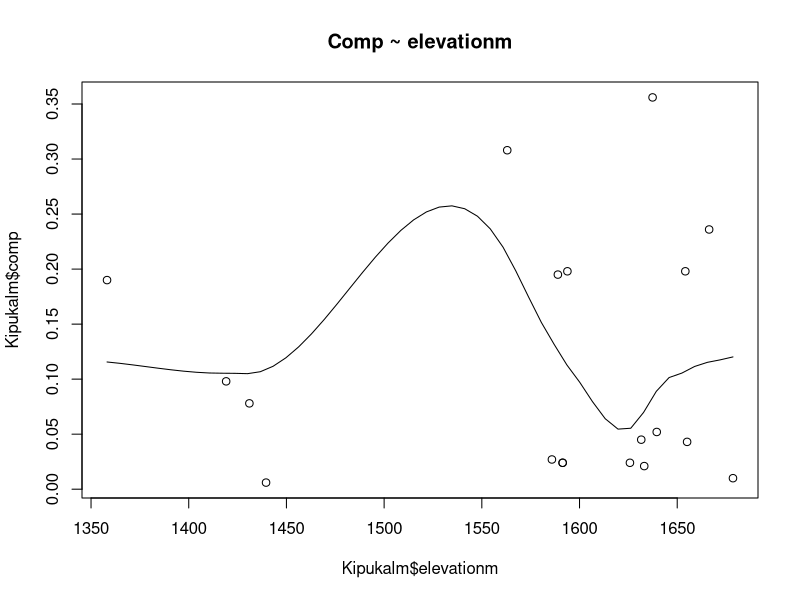
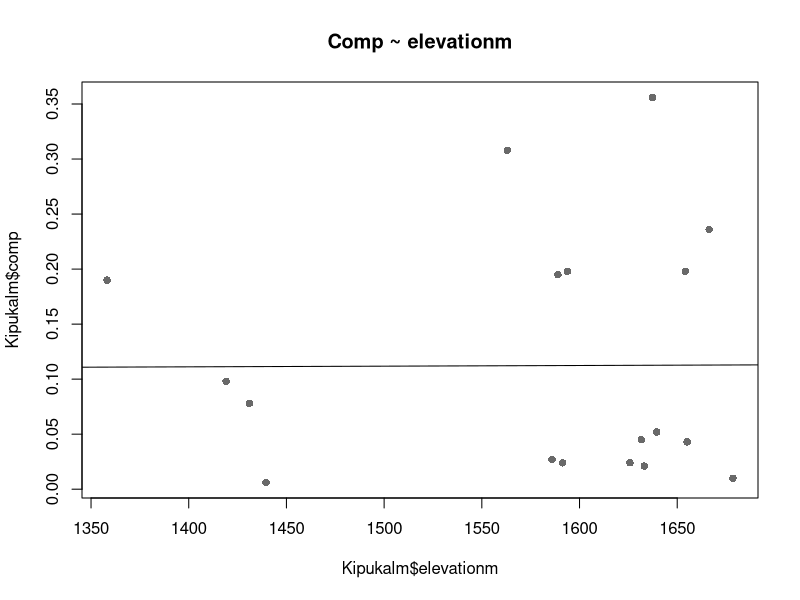
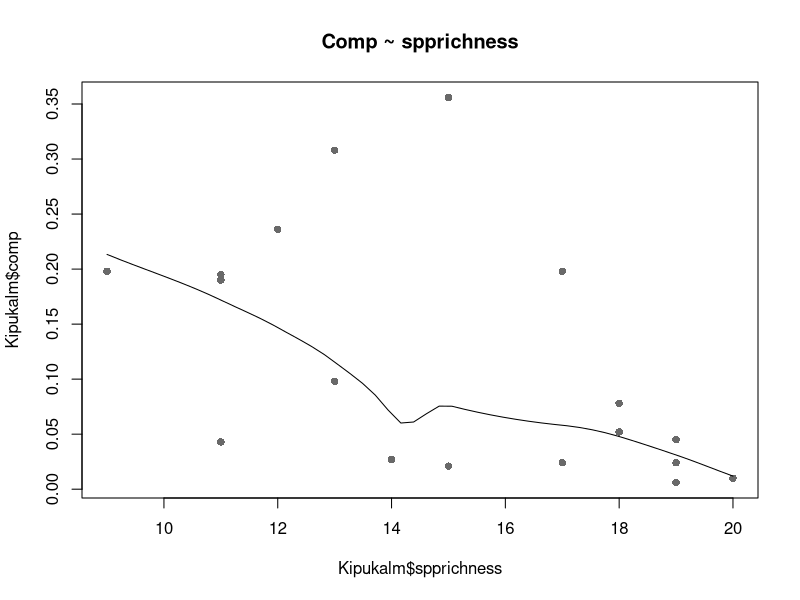
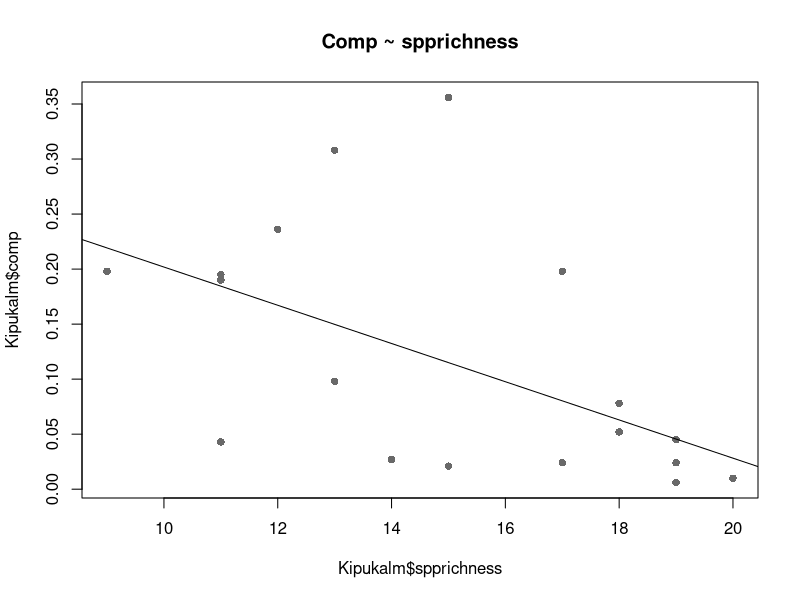
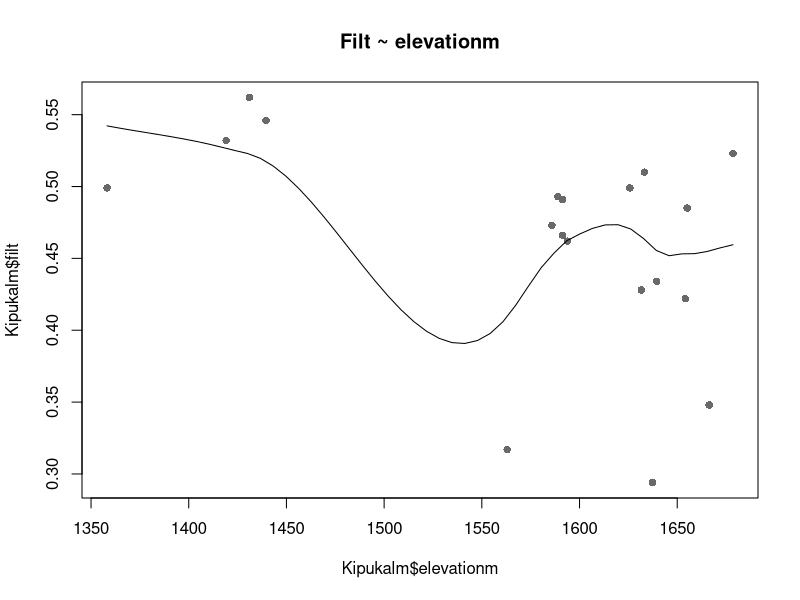
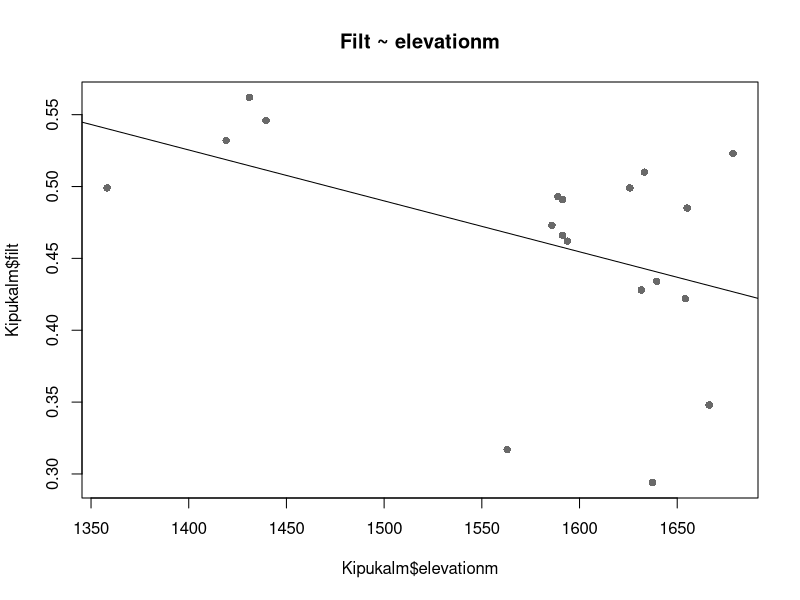
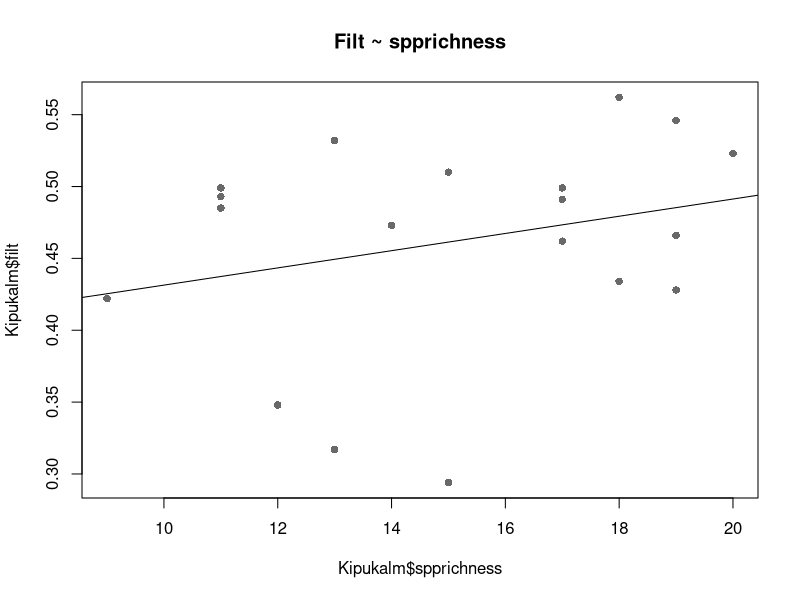
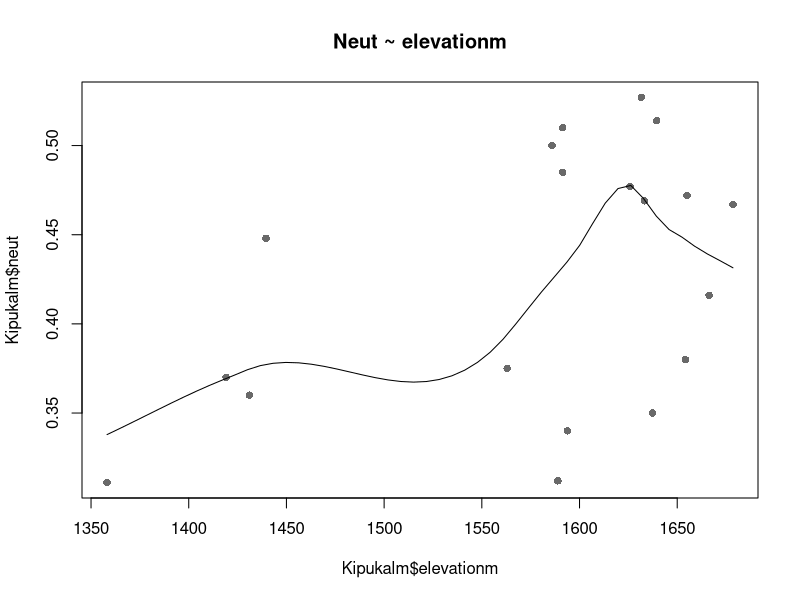

Reproduce these figures in R, in order.
setwd("~/Documents/Peterson_Data/")
getwd()

Kipukalm <- read.csv("AppendixS4.csv", header=TRUE)[,-1]
head(Kipukalm)

#head(Kipukalm[-2,])
#remove outlier 
#lm1 <- lm(formula = areaHA ~ comp, data = Kipukalm[-2,])
#print(lm1)
#summary(lm1)
#w/outlier scatter.smooth(x=Kipukalm$areaHA, y=Kipukalm$comp, main="Comp ~ areaHA") 
#scatter.smooth(x=Kipukalm[-2,]$areaHA, y=Kipukalm[-2,]$comp, main="Comp ~ areaHA", col="dimgray", pch=16)

#lm2 <- lm(formula = distanceout ~ comp, data = Kipukalm[-4,])
#head(Kipukalm[-4,])
#print(lm2)
#summary(lm2)
#scatter.smooth(x=Kipukalm[-4,]$distanceout, y=Kipukalm[-4,]$comp, main="Comp ~ distanceout", col="dimgray", pch=16) 


lm3 <- lm(formula = comp ~ elevationm, data = Kipukalm)
print(lm3)
summary(lm3)
scatter.smooth(x=Kipukalm$elevationm, y=Kipukalm$comp, main="Comp ~ elevationm") 
plot(Kipukalm$elevationm, Kipukalm$comp, main="Comp ~ elevationm", col="dimgray", pch=16)
abline(lm(Kipukalm$comp ~ Kipukalm$elevationm))

lm4 <- lm(formula = comp ~ spprichness, data = Kipukalm)
print(lm4)
summary(lm4)
scatter.smooth(x=Kipukalm$spprichness, y=Kipukalm$comp, main="Comp ~ spprichness",col = "dimgray", pch=16) 
plot(Kipukalm$spprichness, Kipukalm$comp, main="Comp ~ spprichness", col="dimgray", pch=16)
abline(lm(Kipukalm$comp ~ Kipukalm$spprichness))

## Test for interactions
lm3_1 <- lm(formula = comp ~ elevationm * areaHA, data = Kipukalm)
print(lm3_1)
summary(lm3_1)

lm3_2 <- lm(formula = comp ~ elevationm * distanceout, data = Kipukalm)
print(lm3_2)
summary(lm3_2)

lm3_3 <- lm(formula = comp ~ elevationm *spprichness , data = Kipukalm)
print(lm3_3)
summary(lm3_3)

## stil just spprichness is significant
lm3_4 <- lm(formula = comp ~ areaHA *spprichness , data = Kipukalm)
print(lm3_4)
summary(lm3_4)

lm3_5 <- lm(formula = comp ~ areaHA *distanceout , data = Kipukalm)
print(lm3_5)
summary(lm3_5)

lm3_6 <- lm(formula = comp ~ spprichness *distanceout , data = Kipukalm)
print(lm3_6)
summary(lm3_6)


#lm5 <- lm(formula = areaHA ~ filt, data = Kipukalm)
#print(lm5)
#summary(lm5)
#scatter.smooth(x=Kipukalm[-2,]$areaHA, y=Kipukalm[-2,]$filt, main="Filt ~ areaHA", col = "dimgray", pch=16) 
#plot(Kipukalm$filt, Kipukalm$areaHA, main="Filt ~ areaHA", col="dimgray", pch=16)
#abline(lm(Kipukalm$areaHA ~ Kipukalm$filt))

#lm6 <- lm(formula = distanceout ~ filt, data = Kipukalm[-4,])
#print(lm6)
#summary(lm6)
#scatter.smooth(x=Kipukalm[-4,]$distanceout, y=Kipukalm[-4,]$filt, main="Filt ~ distanceout", pch = 16, col= "dimgray") 

lm7 <- lm(formula = filt ~ elevationm, data = Kipukalm)
print(lm7)
summary(lm7)
scatter.smooth(x=Kipukalm$elevationm, y=Kipukalm$filt, main="Filt ~ elevationm", pch=16, col ="dimgray") 
plot(Kipukalm$elevationm, Kipukalm$filt, main="Filt ~ elevationm", col="dimgray", pch=16)
abline(lm(Kipukalm$filt ~ Kipukalm$elevationm))

lm8 <- lm(formula = filt ~ spprichness, data = Kipukalm)
print(lm8)
summary(lm8)
#scatter.smooth(x=Kipukalm$spprichness, y=Kipukalm$filt, main="Filt ~ spprichness") 
plot(Kipukalm$spprichness, Kipukalm$filt, main="Filt ~ spprichness", col="dimgray", pch=16)
abline(lm(Kipukalm$filt ~ Kipukalm$spprichness))

## Test for interactions
lm7_1 <- lm(formula = filt ~ elevationm * areaHA, data = Kipukalm)
print(lm7_1)
summary(lm7_1)

## elevation already signifcant
lm7_2 <- lm(formula = filt ~ elevationm * distanceout, data = Kipukalm)
print(lm7_2)
summary(lm7_2)

lm7_3 <- lm(formula = filt ~ elevationm *spprichness , data = Kipukalm)
print(lm7_3)
summary(lm7_3)

## stil just spprichness is significant
lm7_4 <- lm(formula = filt ~ areaHA *spprichness , data = Kipukalm)
print(lm7_4)
summary(lm7_4)

lm7_5 <- lm(formula = filt ~ areaHA *distanceout , data = Kipukalm)
print(lm7_5)
summary(lm7_5)

lm7_6 <- lm(formula = filt ~ spprichness *distanceout , data = Kipukalm)
print(lm7_6)
summary(lm7_6)


#lm9 <- lm(formula = areaHA ~ neut, data = Kipukalm)
#print(lm9)
#summary(lm9)
#scatter.smooth(x=Kipukalm[-2,]$areaHA, y=Kipukalm[-2,]$neut, main="Neut ~ areaHA", pch=16, col="dimgray") 
#plot(Kipukalm$elevationm, Kipukalm$filt, main="Filt ~ elevationm", col="dimgray", pch=16)
#abline(lm(Kipukalm$elevationm ~ Kipukalm$filt))

#lm10 <- lm(formula = distanceout ~ neut, data = Kipukalm[-4,])
#print(lm10)
#summary(lm10)
#scatter.smooth(x=Kipukalm[-4,]$distanceout, y=Kipukalm[-4,]$neut, main="Neut ~ distanceout", pch=16, col="dimgray") 

lm11 <- lm(formula = neut ~ elevationm, data = Kipukalm)
print(lm11)
summary(lm11)
scatter.smooth(x=Kipukalm$elevationm, y=Kipukalm$neut, main="Neut ~ elevationm",col = "dimgray", pch=16) 
plot(Kipukalm$elevationm, Kipukalm$neut, main="Neut ~ elevationm", col="dimgray", pch=16)
abline(lm(Kipukalm$neut ~ Kipukalm$elevationm))

lm12 <- lm(formula = neut ~ spprichness, data = Kipukalm)
print(lm12)
summary(lm12)
scatter.smooth(x=Kipukalm$spprichness, y=Kipukalm$neut, main="Neut ~ spprichness",col = "dimgray", pch=16) 
plot(Kipukalm$spprichness, Kipukalm$neut, main="Neut ~ spprichness", col="dimgray", pch=16)
abline(lm(Kipukalm$neut ~ Kipukalm$spprichness))

## Test for interactions
lm7_1 <- lm(formula = neut ~ elevationm * areaHA, data = Kipukalm)
print(lm7_1)
summary(lm7_1)

lm7_2 <- lm(formula = neut ~ elevationm * distanceout, data = Kipukalm)
print(lm7_2)
summary(lm7_2)

lm7_3 <- lm(formula = neut ~ elevationm *spprichness , data = Kipukalm)
print(lm7_3)
summary(lm7_3)

lm7_4 <- lm(formula = neut ~ areaHA *spprichness , data = Kipukalm)
print(lm7_4)
summary(lm7_4)

lm7_5 <- lm(formula = neut ~ areaHA *distanceout , data = Kipukalm)
print(lm7_5)
summary(lm7_5)

lm7_6 <- lm(formula = neut ~ spprichness *distanceout , data = Kipukalm)
print(lm7_6)
summary(lm7_6)

#-------------
# Multiple Linear Regression Example 
fitcomp <- lm(Kipukalm$comp ~ areaHA + distanceout + elevationm + spprichness, data=Kipukalm)
summary(fitcomp) # show results

fitcomp <- lm(Kipukalm$comp ~ areaHA + distanceout + spprichness, data=Kipukalm)
summary(fitcomp) # show results

fitcomp <- lm(Kipukalm$comp ~ areaHA + distanceout, data=Kipukalm)
summary(fitcomp) # show results

fitcomp <- lm(Kipukalm$comp ~ areaHA + spprichness, data=Kipukalm)
summary(fitcomp) # show results

fitcomp <- lm(Kipukalm$comp ~ distanceout + spprichness, data=Kipukalm)
summary(fitcomp) # show results

fitcomp <- lm(Kipukalm$comp ~ elevationm + spprichness, data=Kipukalm)
summary(fitcomp) # show results
#spp richness has effect on model support of filtering, but model only explains ~20% of variance in model support

fitfilt <- lm(Kipukalm$filt ~ areaHA + distanceout + elevationm + spprichness, data=Kipukalm)
summary(fitfilt) # show results
#elevation has an effect on support for filtering, but model only explains ~20% of variance in model support

fitfilt <- lm(Kipukalm$filt ~ areaHA + spprichness, data=Kipukalm)
summary(fitfilt) # show results

fitneut <- lm(Kipukalm$neut ~ areaHA + distanceout + elevationm + spprichness, data=Kipukalm)
summary(fitneut)
#only spp richness has an effect on support for neutral, but model only explains ~32% of variance in model support
